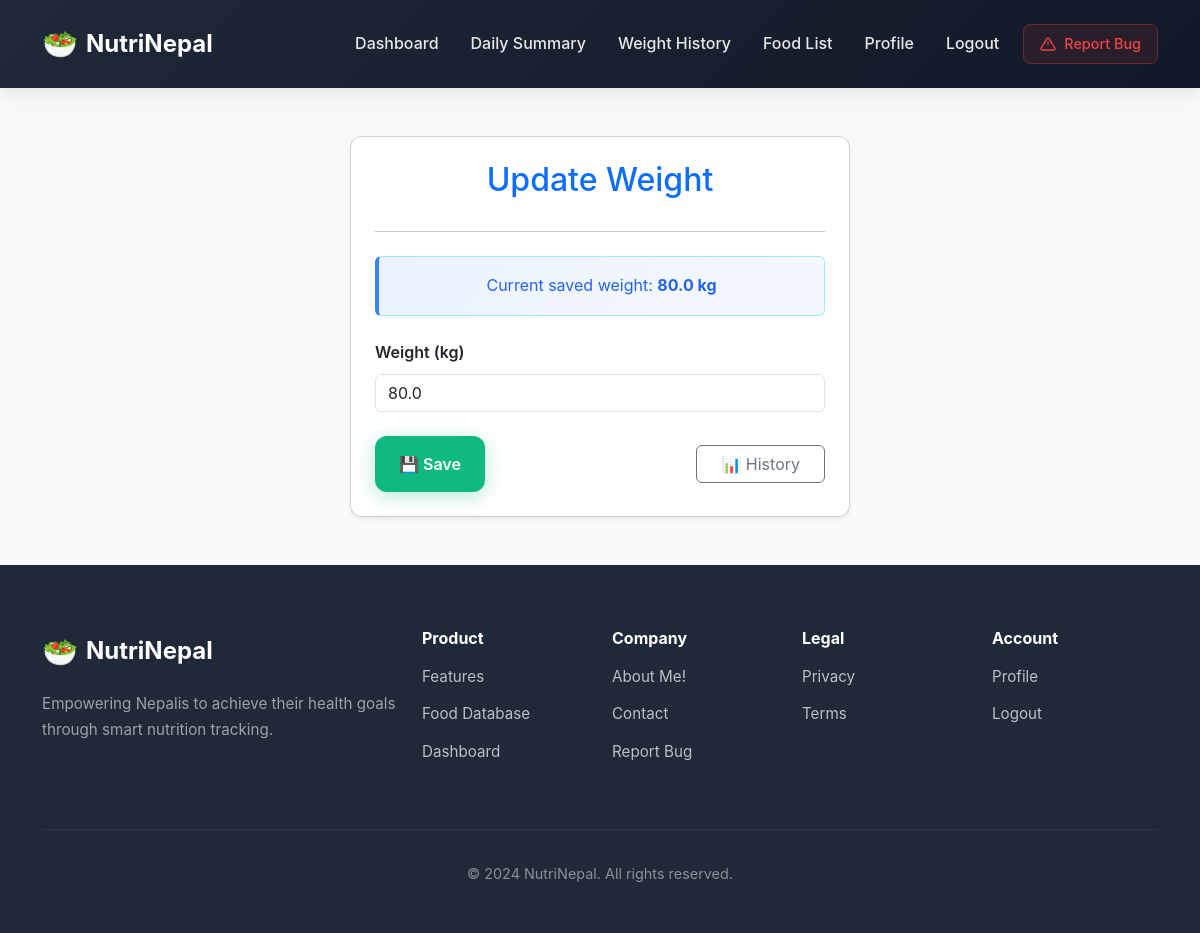
/tracker/update/ (signed in), run on an earlier commit of the app's database.
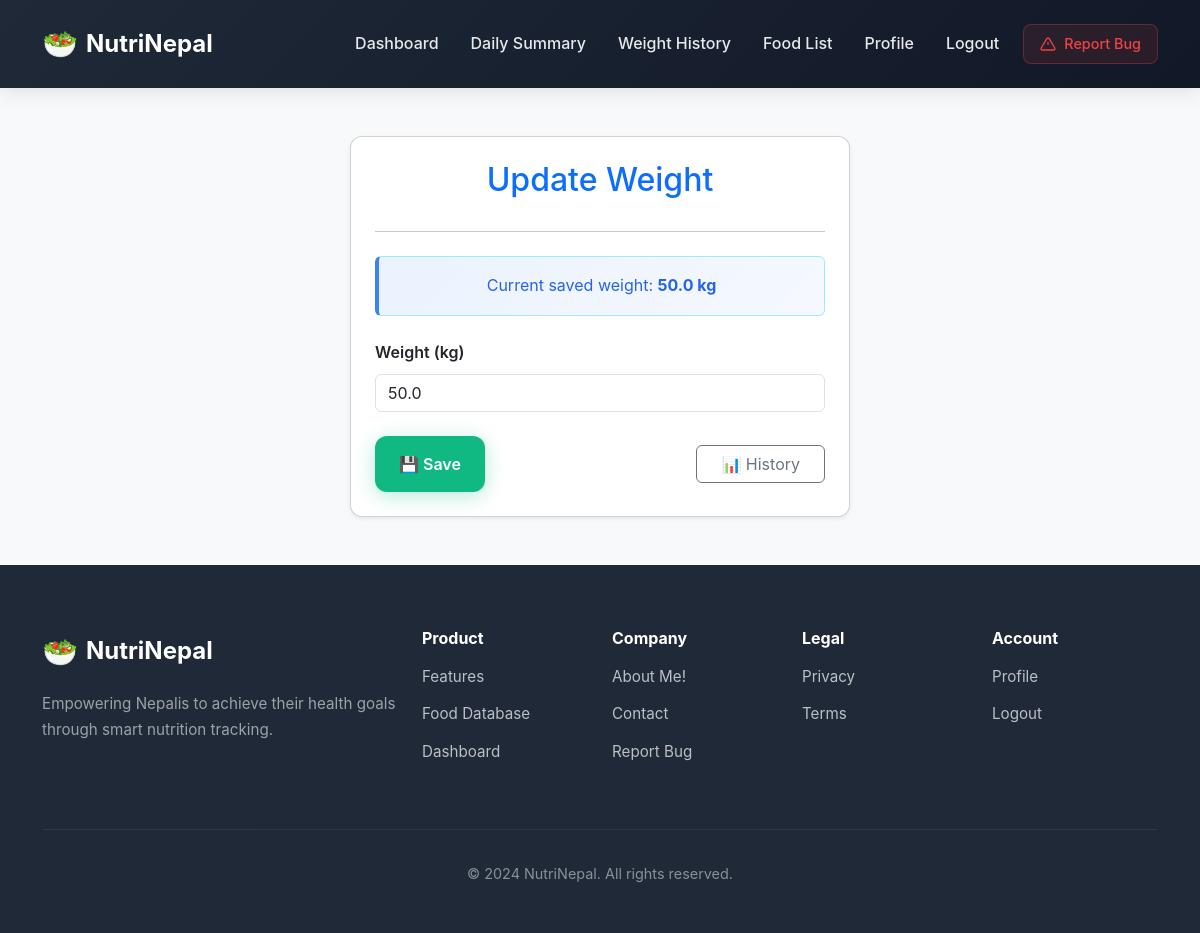
And on a later commit of the database.
### tracker/models.py (models this page shows, shortened)
class Profile(models.Model):
    SEX_CHOICES = (
        ('M', 'Male'),
        ('F', 'Female'),
    )
    GOAL_CHOICES = (
        ('lose', 'Lose Weight'),
        ('maintain', 'Maintain'),
        ('gain', 'Gain Weight'),
    )
    user = models.OneToOneField(User, on_delete=models.CASCADE)
    name = models.TextField()
    age = models.PositiveIntegerField(default=20)
    sex = models.CharField(max_length=1, choices=SEX_CHOICES, default='M')
    height_cm = models.FloatField(default=170)
    weight_kg = models.FloatField(default=65)
    activity_factor = models.FloatField(default=1.4)  # 1.2 sedentary → 1.9 very active
    goal = models.CharField(max_length=10, choices=GOAL_CHOICES, default='maintain')

### tracker/views.py (the view)
# urls.py: path('update/', views.update_weight, name='update_weight'),
@login_required
def update_weight(request):
    profile, _ = Profile.objects.get_or_create(user=request.user)
    if request.method == 'POST':
        form = WeightUpdateForm(request.POST)
        if form.is_valid():
            w = form.cleaned_data['weight_kg']
            WeightEntry.objects.create(user=request.user, weight_kg=w, recorded_at=timezone.now())
            profile.weight_kg = w
            profile.save()
            return redirect('weight_history')
    else:
        initial = {'weight_kg': profile.weight_kg or 0.0}
        form = WeightUpdateForm(initial=initial)
    return render(request, 'history/update_weight.html', {'form': form, 'profile': profile})

### tracker/forms.py
class WeightUpdateForm(forms.Form):
    weight_kg = forms.FloatField(label="Weight (kg)", min_value=0, max_value=500,
                                 widget=forms.NumberInput(attrs={'step': '0.1', 'class': 'form-control'}))

### tracker/templates/history/update_weight.html (shortened to what this page needs)
{% extends "base.html" %}
{% load widget_tweaks %}
{% block content %}
<div class="container py-5 d-flex justify-content-center">
  <div class="card shadow-sm p-4 w-100" style="max-width: 500px; border-radius: 12px;">
    <h2 class="mb-3 text-center text-primary">Update Weight</h2>
    <hr class="mb-4">
    {% if profile %}
      <div class="alert alert-info text-center mb-4">
        Current saved weight: <strong>{{ profile.weight_kg }} kg</strong>
      </div>
    {% endif %}
    <form method="post">
      <div class="mb-3">
        <label class="form-label fw-semibold">{{ form.weight_kg.label }}</label>
        {{ form.weight_kg|add_class:"form-control" }}
      </div>
      <div class="d-flex justify-content-between align-items-center mt-4">
        <button class="btn btn-primary px-4" type="submit">💾 Save</button>
        <a class="btn btn-outline-secondary px-4" href="{% url 'weight_history' %}">📊 History</a>
      </div>
    </form>
  </div>
</div>
{% endblock %}

What changed in the data, as far as the page shows it:
changed Profile: weight_kg "80.0" → "50.0"
Also different on the page:
form field weight_kg: "80.0" → "50.0"
